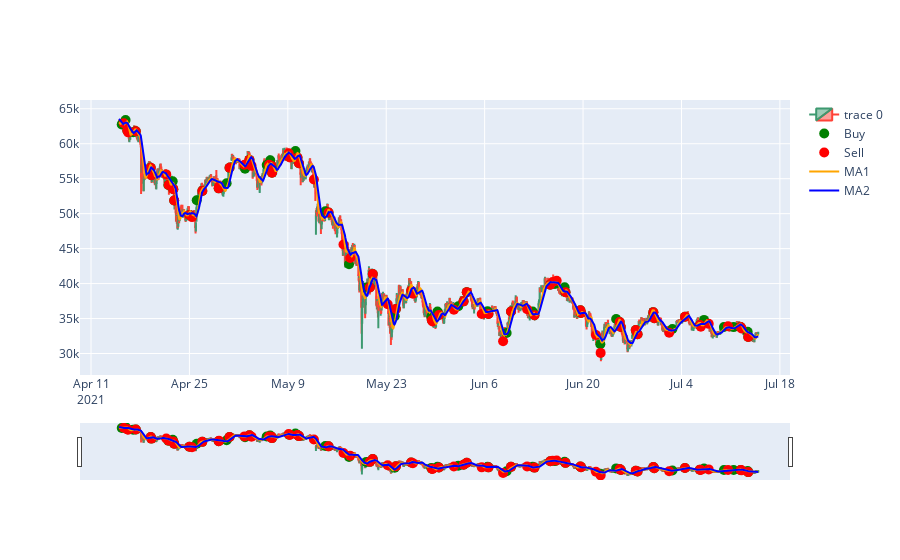

The code cell stored with this chart in its notebook:
### Code cell
sfigs_strat['bear_market1'].show()
